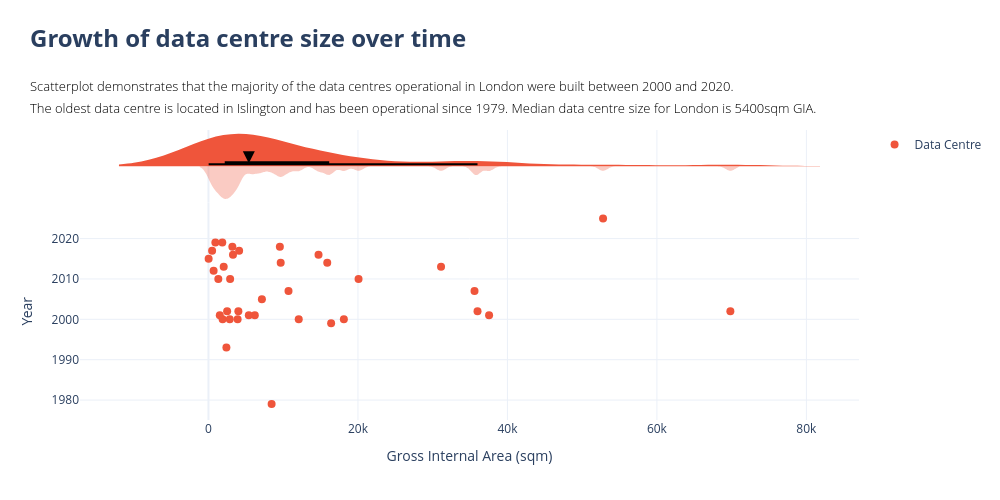

Notebook source saved alongside this figure:
### Code cell
#______________________________________
# Build subplots
#______________________________________
fig = make_subplots(
    rows=2,
    cols=1,
    shared_xaxes=True,
    row_heights=[0.25, 0.75],
    vertical_spacing=0.00
)

#______________________________________
# Scatterplot
#______________________________________
fig.add_trace(go.Scatter(
    y=data_ldn_date["data_centre_since"],
    x=data_ldn_date["b8_gia_sqm"],
    mode="markers",
    marker=dict(
        size=8,
        color=px.colors.qualitative.Plotly[1],
        # color=data_ldn_date["b8_total_staff_fte"],
        # colorscale="Viridis_r",
        # showscale=True,
        # colorbar=dict(
        #     title="Total staff",
        #     len=0.6,
        #     xanchor="left",
        #     yanchor="top",
        #     y=0.53
        # )
    ),
    customdata=customdata,
    hovertemplate=hovertemplate,
    name="Data Centre"
), row=2, col=1)

#______________________________________
# Density curves
#______________________________________

median_value = data_ldn_date["b8_gia_sqm"].median()
base_color = px.colors.qualitative.Plotly[1]

# bottom
fig.add_trace(go.Violin(
    x=data_ldn_date["b8_gia_sqm"],
    y0=1,
    orientation="h", 
    side="negative", 
    points=False, 
    bandwidth=600, 
    width=45, 
    line=dict(width=0), 
    fillcolor=make_transparent(base_color, alpha=0.3), 
    showlegend=False, 
    hoverinfo="skip" 
), row=1, col=1)

# top
fig.add_trace(go.Violin(
    x=data_ldn_date["b8_gia_sqm"],
    orientation="h",
    side="positive",
    width=45,
    bandwidth=6000,
    line=dict(width=0),
    points=False,
    box_visible=True,
    box_fillcolor="black",
    box_line=dict(color="black", width=2),
    box_width=0.12,
    fillcolor=base_color,
    showlegend=False,
    hoverinfo="skip",
), row=1, col=1)

# median
fig.add_scatter(
    x=[median_value],
    # y=[0],
    mode='markers',
    marker=dict(symbol='arrow-down', color='black', size=12),
    showlegend=False,
    y0=3,
)

#______________________________________
# Layout
#______________________________________
fig.update_layout(
    width=1000,
    height=500,
    template="plotly_white",

    title=dict(
        text=(
            "<br><span style='font-size:24px; font-weight:700; display:block; margin-bottom:4px;'>"
            "Growth of data centre size over time"
            "</span><br><br>"

            "<span style='font-size:13px; font-weight:300; color:black; display:block; margin-bottom:2px;'>"
            "Scatterplot demonstrates that the majority of the data centres operational in London were built between 2000 and 2020."
            "</span><br>"

            "<span style='font-size:13px; font-weight:300; color:black; display:block;'>"
            "The oldest data centre is located in Islington and has been operational since 1979. "
            "Median data centre size for London is 5400sqm GIA."
            "</span><br>"
        ),
        x=0.03,
        xanchor="left",
        y=0.95,
        yanchor="top",
    ),
    margin=dict(t=130),
)

# Axis labels
fig.update_yaxes(title_text="Year", row=2, col=1)
fig.update_xaxes(title_text="Gross Internal Area (sqm)", row=2, col=1)
fig.update_yaxes(showticklabels=False, row=1, col=1)

fig.show()

### Figure 1 — Plotly figure (JSON) as saved in the notebook; plotly's stock layout.template omitted (floating-point values rounded to 4 significant figures; data arrays with more than 128 entries replaced by an {"elided": "..."} marker saying what was removed)
{"data": [{"customdata": {"elided": "43x6 mixed values"}, "hovertemplate": "id: %{customdata[0]}<br>current_occupier: %{customdata[1]}<br>lpa_name: %{customdata[2]}<br>data_centre_since: %{customdata[3]}<br>b8_gia_sqm: %{customdata[4]}<br>b8_total_staff_fte: %{customdata[5]}", "marker": {"color": "#EF553B", "size": 8}, "mode": "markers", "name": "Data Centre", "type": "scatter", "x": [8450.0, 2400.0, NaN, 16410.0, 1895.0, 3900.0, 12080.0, 18120.0, 2850.0, 1517.0, 6200.0, 37550.0, 5400.0, 2500.0, 36000.0, 69830.0, 4000.0, NaN, 7150.0, 35600.0, 10710.0, NaN, 2900.0, 20080.0, 1320.0, 690.0, NaN, 2041.0, 31120.0, 9666.0, 15890.0, 24.0, 3282.0, 14730.0, 490.0, 4104.0, 9553.0, 3198.0, NaN, 925.9, 1850.0, NaN, 52800.0], "xaxis": "x2", "y": [1979.0, 1993.0, 1999.0, 1999.0, 2000.0, 2000.0, 2000.0, 2000.0, 2000.0, 2001.0, 2001.0, 2001.0, 2001.0, 2002.0, 2002.0, 2002.0, 2002.0, 2003.0, 2005.0, 2007.0, 2007.0, 2007.0, 2010.0, 2010.0, 2010.0, 2012.0, 2012.0, 2013.0, 2013.0, 2014.0, 2014.0, 2015.0, 2016.0, 2016.0, 2017.0, 2017.0, 2018.0, 2018.0, 2019.0, 2019.0, 2019.0, 2020.0, 2025.0], "yaxis": "y2"}, {"bandwidth": 600, "fillcolor": "rgba(239,85,59,0.3)", "hoverinfo": "skip", "line": {"width": 0}, "orientation": "h", "points": false, "showlegend": false, "side": "negative", "type": "violin", "width": 45, "x": [8450.0, 2400.0, NaN, 16410.0, 1895.0, 3900.0, 12080.0, 18120.0, 2850.0, 1517.0, 6200.0, 37550.0, 5400.0, 2500.0, 36000.0, 69830.0, 4000.0, NaN, 7150.0, 35600.0, 10710.0, NaN, 2900.0, 20080.0, 1320.0, 690.0, NaN, 2041.0, 31120.0, 9666.0, 15890.0, 24.0, 3282.0, 14730.0, 490.0, 4104.0, 9553.0, 3198.0, NaN, 925.9, 1850.0, NaN, 52800.0], "xaxis": "x", "y0": 1, "yaxis": "y"}, {"bandwidth": 6000, "box": {"fillcolor": "black", "line": {"color": "black", "width": 2}, "visible": true, "width": 0.12}, "fillcolor": "#EF553B", "hoverinfo": "skip", "line": {"width": 0}, "orientation": "h", "points": false, "showlegend": false, "side": "positive", "type": "violin", "width": 45, "x": [8450.0, 2400.0, NaN, 16410.0, 1895.0, 3900.0, 12080.0, 18120.0, 2850.0, 1517.0, 6200.0, 37550.0, 5400.0, 2500.0, 36000.0, 69830.0, 4000.0, NaN, 7150.0, 35600.0, 10710.0, NaN, 2900.0, 20080.0, 1320.0, 690.0, NaN, 2041.0, 31120.0, 9666.0, 15890.0, 24.0, 3282.0, 14730.0, 490.0, 4104.0, 9553.0, 3198.0, NaN, 925.9, 1850.0, NaN, 52800.0], "xaxis": "x", "yaxis": "y"}, {"marker": {"color": "black", "size": 12, "symbol": "arrow-down"}, "mode": "markers", "showlegend": false, "type": "scatter", "x": [5400], "y0": 3}], "layout": {"height": 500, "margin": {"t": 130}, "title": {"text": "<br><span style='font-size:24px; font-weight:700; display:block; margin-bottom:4px;'>Growth of data centre size over time</span><br><br><span style='font-size:13px; font-weight:300; color:black; display:block; margin-bottom:2px;'>Scatterplot demonstrates that the majority of the data centres operational in London were built between 2000 and 2020.</span><br><span style='font-size:13px; font-weight:300; color:black; display:block;'>The oldest data centre is located in Islington and has been operational since 1979. Median data centre size for London is 5400sqm GIA.</span><br>", "x": 0.03, "xanchor": "left", "y": 0.95, "yanchor": "top"}, "width": 1000, "xaxis": {"anchor": "y", "domain": [0, 1], "matches": "x2", "showticklabels": false}, "xaxis2": {"anchor": "y2", "domain": [0, 1], "title": {"text": "Gross Internal Area (sqm)"}}, "yaxis": {"anchor": "x", "domain": [0.75, 1], "showticklabels": false}, "yaxis2": {"anchor": "x2", "domain": [0, 0.75], "title": {"text": "Year"}}}}
